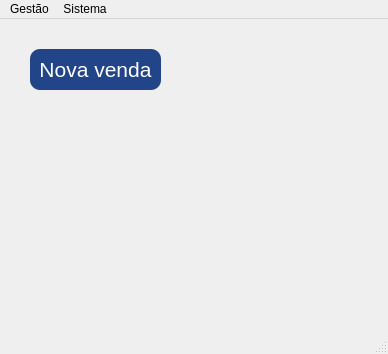
<?xml version="1.0" encoding="UTF-8"?>
<ui version="4.0">
 <class>fm_principal</class>
 <widget class="QMainWindow" name="fm_principal">
  <property name="geometry">
   <rect>
    <x>0</x>
    <y>0</y>
    <width>388</width>
    <height>354</height>
   </rect>
  </property>
  <property name="windowTitle">
   <string>fm_principal</string>
  </property>
  <widget class="QWidget" name="centralwidget">
   <widget class="QPushButton" name="pushButton">
    <property name="geometry">
     <rect>
      <x>110</x>
      <y>330</y>
      <width>75</width>
      <height>24</height>
     </rect>
    </property>
    <property name="text">
     <string>PushButton</string>
    </property>
   </widget>
   <widget class="QPushButton" name="btn_bloquear">
    <property name="geometry">
     <rect>
      <x>30</x>
      <y>250</y>
      <width>32</width>
      <height>32</height>
     </rect>
    </property>
    <property name="text">
     <string/>
    </property>
    <property name="flat">
     <bool>true</bool>
    </property>
   </widget>
   <widget class="QPushButton" name="pushButton_3">
    <property name="geometry">
     <rect>
      <x>30</x>
      <y>30</y>
      <width>131</width>
      <height>41</height>
     </rect>
    </property>
    <property name="styleSheet">
     <string notr="true">background: #248;
color: #fff;
font-size: 16pt;
border:none;
border-radius: 10px;
</string>
    </property>
    <property name="text">
     <string>Nova venda</string>
    </property>
   </widget>
  </widget>
  <widget class="QMenuBar" name="menubar">
   <property name="geometry">
    <rect>
     <x>0</x>
     <y>0</y>
     <width>388</width>
     <height>22</height>
    </rect>
   </property>
   <widget class="QMenu" name="menuGest_o">
    <property name="title">
     <string>Gestão</string>
    </property>
    <addaction name="actionEstoque"/>
    <addaction name="separator"/>
    <addaction name="actionColaboradores"/>
    <addaction name="actionVendas"/>
   </widget>
   <widget class="QMenu" name="menuSistema">
    <property name="title">
     <string>Sistema</string>
    </property>
    <addaction name="actionSair"/>
    <addaction name="actionSobre"/>
   </widget>
   <addaction name="menuGest_o"/>
   <addaction name="menuSistema"/>
  </widget>
  <widget class="QStatusBar" name="statusbar"/>
  <action name="actionEstoque">
   <property name="text">
    <string>Estoque</string>
   </property>
  </action>
  <action name="actionColaboradores">
   <property name="text">
    <string>Colaboradores</string>
   </property>
  </action>
  <action name="actionVendas">
   <property name="text">
    <string>Vendas</string>
   </property>
  </action>
  <action name="actionSair">
   <property name="text">
    <string>Sair</string>
   </property>
  </action>
  <action name="actionSobre">
   <property name="text">
    <string>Sobre</string>
   </property>
  </action>
 </widget>
 <resources/>
 <connections/>
</ui>
